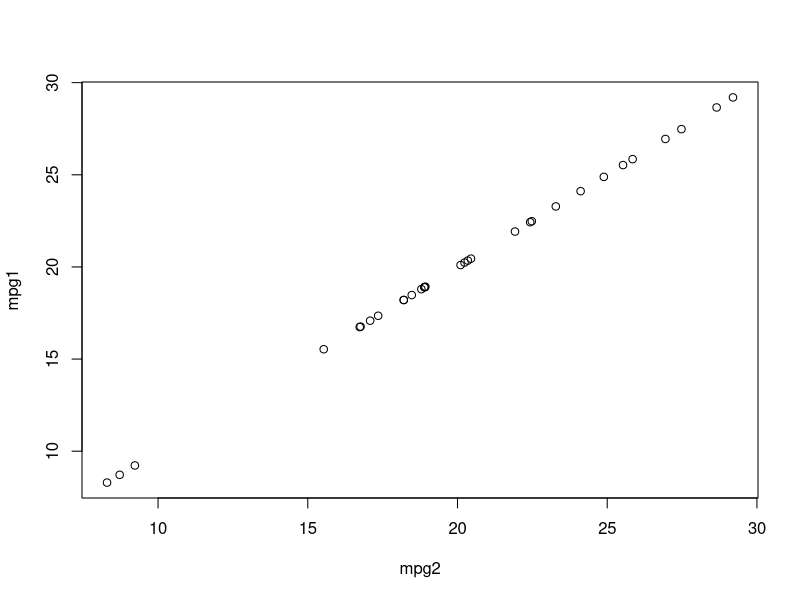

Write the R code that produced this figure.
trans <- matrix(runif(4), ncol=2) # arbitrary linear transformation

m1 <- lm(mpg ~ wt, data=mtcars)
mpg1 <- predict(m1)

m2 <- lm(mpg ~ 0 + model.matrix(m1) %*% trans, data=mtcars)
mpg2 <- predict(m2)

plot(mpg1 ~ mpg2)

norm(as.matrix(mpg1-mpg2), "F")

cbind(coef(m1), coef(m2))
trans %*% coef(m2)
solve(trans) %*% coef(m1)

mcenter <- matrix(c(1,0,-mean(mtcars$wt),1), ncol=2)

colMeans(model.matrix(m1) %*% mcenter)
